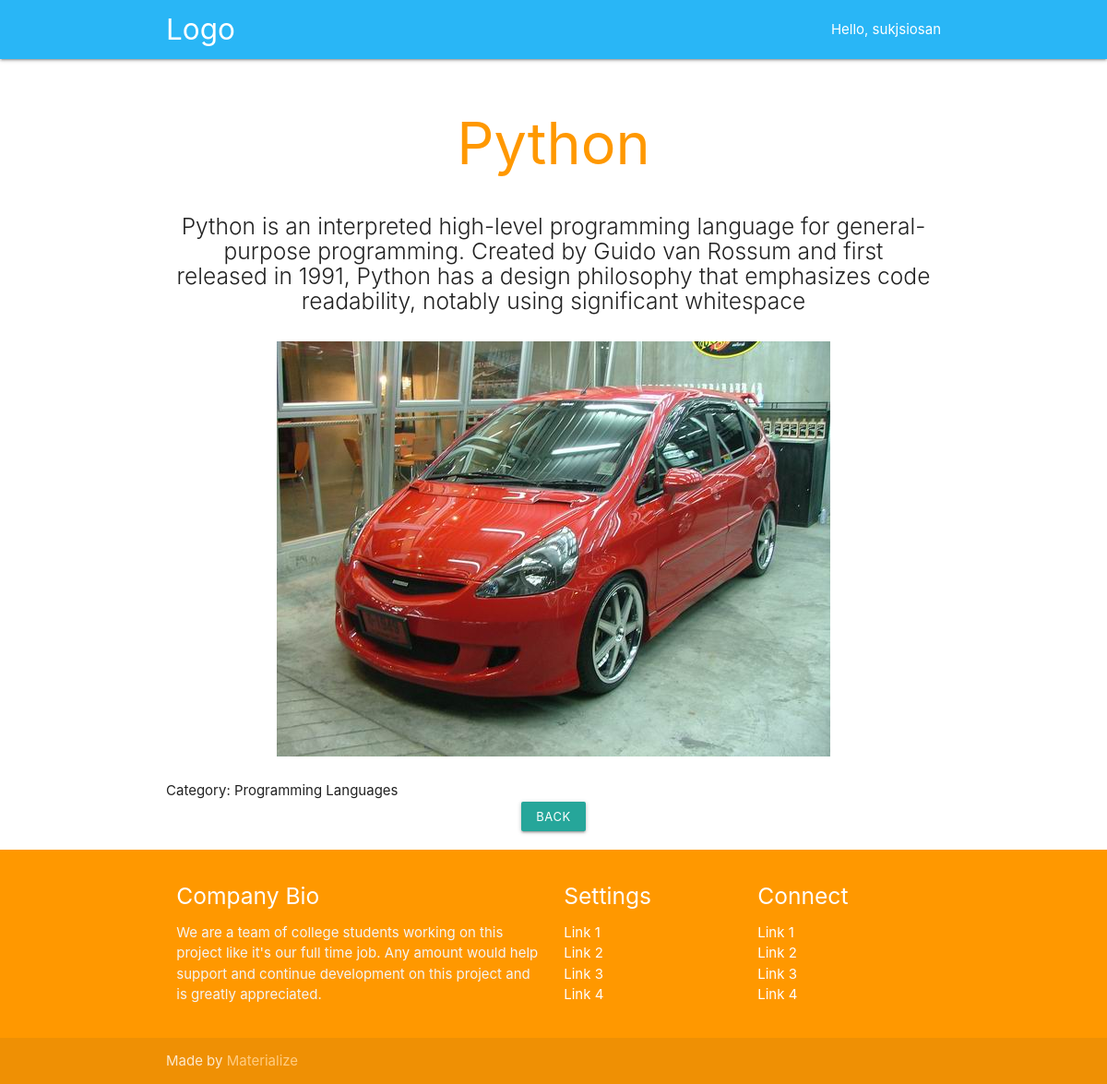
The page /item/2/ (signed in) on the database its author committed.
### pdb_app/models.py (models this page shows, shortened)
class Item(models.Model):
    name = models.CharField(max_length=50)
    description = models.TextField()
    image = models.ImageField(blank=True, null=True, upload_to='uploads/%Y/%m/')
    category = models.ForeignKey(Category, on_delete=models.DO_NOTHING)
    created_at = models.DateTimeField(auto_now_add=True)
    updated_at = models.DateTimeField(auto_now=True)
    class Meta:
        db_table = "items"

class Category(models.Model):
    name = models.CharField(max_length=50)
    class Meta:
        db_table = "categories"
        verbose_name_plural = "categories"
    def __str__(self):
        return self.name

### pdb_app/views.py (the view)
# urls.py: path('item/<int:id>/', views.detail, name='detail'),
def detail(request, id):
    template = loader.get_template('pdb_app/detail.html')
    item = get_object_or_404(Item, id=id)
    context = {
        'name': 'sukjsiosan',
        'item': item,
    }
    return HttpResponse(template.render(context, request))

### pdb_app/templates/pdb_app/detail.html (shortened to what this page needs)
{% extends 'pdb_app/base.html' %}
{% block pagetitle %}{{item.name}}{% endblock pagetitle %}
{% block description %}{{item.description}}{% endblock description %}
{% block content %}
    {% if item.image != None %}
    <div class="row center">
        <img class="responsive-img" src="{{ item.image.url }}" alt="Logo">
    </div>
    {% endif %}
    Category: {{ item.category }}
    <div class="row center">
        <a href="{% url 'index' %}" class="waves-effect waves-light btn-small">Back</a>
    </div>
{% endblock content %}

### pdb_app/templates/pdb_app/base.html (shortened to what this page needs)
{% load static %}
<!DOCTYPE html>
<html lang="en">
<head>
    <link rel="stylesheet" href="https://cdnjs.cloudflare.com/ajax/libs/materialize/1.0.0/css/materialize.min.css">
    <link rel="stylesheet" href="{% static 'style.css' %}">
</head>
<body>
<nav class="light-blue lighten-1" role="navigation">
    <div class="nav-wrapper container"><a id="logo-container" href="#" class="brand-logo">Logo</a>
        <ul class="right hide-on-med-and-down">
            <li>Hello, {% if user.is_authenticated %} {{user.username}} {% else %} Guest {% endif %}</li>
        </ul>
    </div>
</nav>
<div class="section no-pad-bot">
    <div class="container">
        <h1 class="header center orange-text">{% block pagetitle %}{%endblock pagetitle%}</h1>
        <div class="row center">
            <h5 class="header col s12 light">{% block description%}{% endblock description%}</h5>
        </div>
        {% block content %}
        {% endblock content %}
    </div>
</div>
<footer class="page-footer orange">
    <div class="container">
        <div class="row">
            <div class="col l6 s12">
                <h5 class="white-text">Company Bio</h5>
                <p class="grey-text text-lighten-4">We are a team of college students working on this project like it's
                    our full time job. Any amount would help support and continue development on this project and is
                    greatly appreciated.</p>
            </div>
            <div class="col l3 s12">
                <h5 class="white-text">Settings</h5>
                <ul>
                    <li><a class="white-text" href="#!">Link 1</a></li>
                    <li><a class="white-text" href="#!">Link 2</a></li>
                    <li><a class="white-text" href="#!">Link 3</a></li>
                    <li><a class="white-text" href="#!">Link 4</a></li>
                </ul>
            </div>
            <div class="col l3 s12">
                <h5 class="white-text">Connect</h5>
                <ul>
                    <li><a class="white-text" href="#!">Link 1</a></li>
                    <li><a class="white-text" href="#!">Link 2</a></li>
                    <li><a class="white-text" href="#!">Link 3</a></li>
                    <li><a class="white-text" href="#!">Link 4</a></li>
                </ul>
            </div>
        </div>
    </div>
    <div class="footer-copyright">
        <div class="container">
            Made by <a class="orange-text text-lighten-3" href="http://materializecss.com">Materialize</a>
        </div>
    </div>
</footer>
</body>
</html>

### rows shown on the page
Item: name "Python", description "Python is an interpreted high-level programming language for general-purpose programming. Created by Guido van Rossum and first released in 1991, Python has a design philosophy that emphasizes code readability, notably using significant whitespace", image (picture), category "Programming Languages"

### other values the page prints
{{ user.username }} "sukjsiosan"
